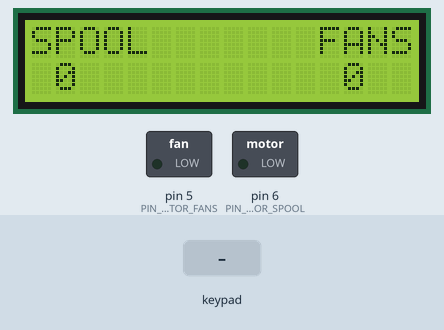
This sketch was run on a simulated Arduino Uno, built with avr-gcc and run on an emulated ATmega328P. Shown: 16×2 character LCD, switched loads named in the sketch (green lamp = pin HIGH). Inputs (shaded band) come from the test bench. What the sketch prints to the serial monitor is not drawn.

Above: at 1.2 s.
1.3 s: keypad keys 1 2 3 4 pressed 0.4 s apart
At 1.51 s:
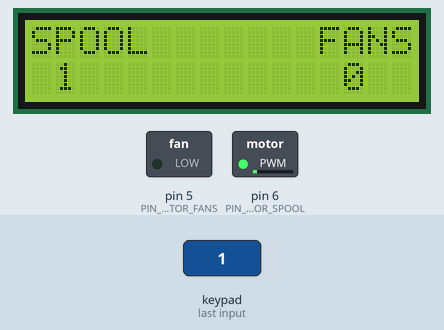
4.4 s: key '2' pressed
At 5.0 s:
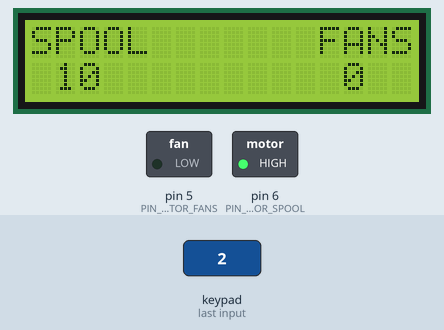
5.9 s: key '4' pressed
At 7.0 s:
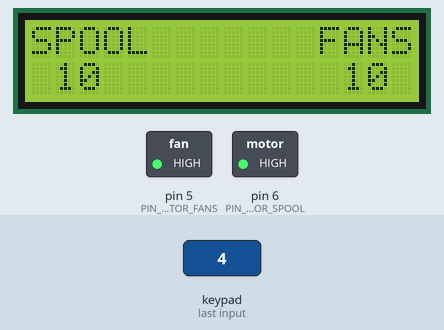
7.4 s: key '1' pressed
At 8.2 s:
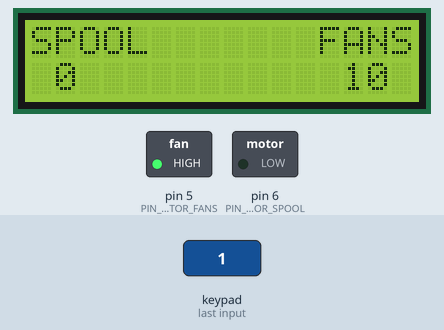
8.9 s: keypad keys 1 2 3 4 pressed 0.4 s apart
At 9.11 s:
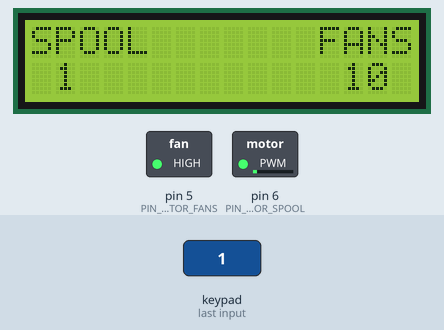
12.0 s: key '3' pressed
At 13.2 s:
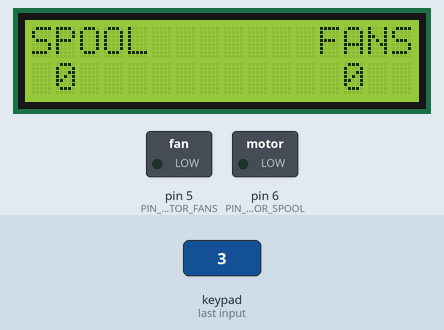
Timing chart, 0 to 14.5 s (numbered marks = the images above; inputs shaded):
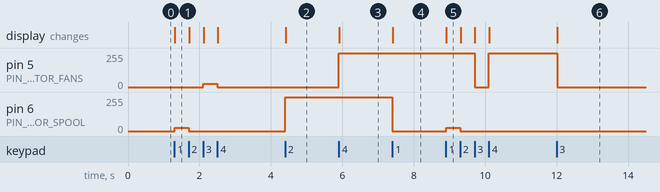

The sketch:

Spooler.ino
```cpp
// https://learn.adafruit.com/i2c-spi-lcd-backpack
#include "Adafruit_LiquidCrystal.h"

// https://learn.adafruit.com/matrix-keypad/
#include "Adafruit_Keypad.h"

#define KEYPAD_PID1332					// membrane 1x4 keypad

const int PIN_MOTOR_FANS = 5;			// pin for fan motor
const int PIN_MOTOR_SPOOL = 6;			// pin for spool motor

const int R1 = 13;						// pin for keypad row 1
const int C2 = 12;						// pin for keypad column 2
const int C1 = 11;						// pin for keypad column 1
const int C4 = 10;						// pin for keypad column 4
const int C3 = 9;						// pin for keypad column 3

#include "keypad_config.h"				// leave after pin definitions

const int LCD_COL_FANS = 13;			// location of fan speed
const int LCD_COL_SPOOL = 1;			// location of spool speed

const int SPEED_MAX = 10;				// max allowed speed

static int speedFans = 0;				// desired fan speed
static int speedSpool = 0;				// desired spooler speed

// Initialize display class, default address #0 (A0-A2 not jumpered)
Adafruit_LiquidCrystal lcd(0);

// Initialize instance of class keypad.
Adafruit_Keypad keypad = Adafruit_Keypad(makeKeymap(keys), rowPins, colPins, ROWS, COLS);

// At startup...
void setup() {
	// Set motor pins as output.
	pinMode(PIN_MOTOR_SPOOL, OUTPUT);
	pinMode(PIN_MOTOR_FANS, OUTPUT);

	// Set up serial port (with baud rate).
	Serial.begin(115200);

	// Set up keypad.
	keypad.begin();

	// Set up display (with number of columns and rows).
	lcd.begin(16, 2);

	// Print placeholding text on the display.
	lcd.setCursor(0, 0);
	lcd.print("SPOOL       FANS");

	// Print settings.
	AdjustSetting(PIN_MOTOR_FANS, &speedFans, 0, LCD_COL_FANS, 1);
	AdjustSetting(PIN_MOTOR_SPOOL, &speedSpool, 0, LCD_COL_SPOOL, 1);
}

// Over and over...
void loop() {
	// Process keypad events.
	keypad.tick();

	// While keypad events are available...
	while (keypad.available()) {
		// Read the event.
		keypadEvent e = keypad.read();

		// If the event is a keypress...
		if (e.bit.EVENT == KEY_JUST_PRESSED) {
			switch (e.bit.KEY) {
			// If button 1 is pressed...
			case '1':
				// Increase spool speed.
				Serial.print("Spool = ");
				AdjustSetting(PIN_MOTOR_SPOOL, &speedSpool, 1, LCD_COL_SPOOL, 1);
				break;
			// If button 2 is pressed...
			case '2':
				// Decrease spool speed.
				Serial.print("Spool = ");
				AdjustSetting(PIN_MOTOR_SPOOL, &speedSpool, -1, LCD_COL_SPOOL, 1);
				break;
			// If button 3 is pressed...
			case '3':
				// Increase fan speed.
				Serial.print("Fans = ");
				AdjustSetting(PIN_MOTOR_FANS, &speedFans, 1, LCD_COL_FANS, 1);
				break;
			// If button 4 is pressed...
			case '4':
				// Decrease fan speed.
				Serial.print("Fans = ");
				AdjustSetting(PIN_MOTOR_FANS, &speedFans, -1, LCD_COL_FANS, 1);
				break;
			}
		}
	}
}

void AdjustSetting(int pin, int *setting, int adjustment, int column, int row) {
	// Change speed.
	*setting += adjustment;

	// Wrap between 0 and max.
	if (*setting > SPEED_MAX) { *setting = 0; }
	else if (*setting < 0) { *setting = SPEED_MAX; }

	// Update PWM (and scale appropriately).
	analogWrite(pin, map(*setting, 0, SPEED_MAX, 0, 255));

	// Print setting to serial port and LCD.
	Serial.println(*setting);

	// Clear the display
	lcd.setCursor(column, row);
	lcd.print("    ");

	// Print number.
	lcd.setCursor(column, row);
	lcd.print(*setting);
}
```

keypad_config.h
```cpp
// This file contains predefined setup for various Adafruit Matrix Keypads.
#ifndef __KEYPAD_CONFIG_H__
#define __KEYPAD_CONFIG_H__

#if defined(KEYPAD_PID3844)
const byte ROWS = 4; // rows
const byte COLS = 4; // columns
// define the symbols on the buttons of the keypads
char keys[ROWS][COLS] = {{'1', '2', '3', 'A'},
                         {'4', '5', '6', 'B'},
                         {'7', '8', '9', 'C'},
                         {'*', '0', '#', 'D'}};
byte rowPins[ROWS] = {R1, R2, R3,
                      R4}; // connect to the row pinouts of the keypad
byte colPins[COLS] = {C1, C2, C3,
                      C4}; // connect to the column pinouts of the keypad
#endif

#if defined(KEYPAD_PID1824) || defined(KEYPAD_PID3845) || defined(KEYPAD_PID419)
const byte ROWS = 4; // rows
const byte COLS = 3; // columns
// define the symbols on the buttons of the keypads
char keys[ROWS][COLS] = {
    {'1', '2', '3'}, {'4', '5', '6'}, {'7', '8', '9'}, {'*', '0', '#'}};
byte rowPins[ROWS] = {R1, R2, R3,
                      R4};         // connect to the row pinouts of the keypad
byte colPins[COLS] = {C1, C2, C3}; // connect to the column pinouts of the
                                   // keypad
#endif

#if defined(KEYPAD_PID1332)
const byte ROWS = 1; // rows
const byte COLS = 4; // columns
// define the symbols on the buttons of the keypads
char keys[ROWS][COLS] = {
    {'1', '2', '3', '4'},
};
byte rowPins[ROWS] = {R1}; // connect to the row pinouts of the keypad
byte colPins[COLS] = {C1, C2, C3,
                      C4}; // connect to the column pinouts of the keypad
#endif

#endif
```

Measured:
- after the input at 1.3 s, pin 5 (PIN_MOTOR_FANS): 0/255 → 25/255 after 0.81 s, → 0/255 0.39 s later; pin 6 (PIN_MOTOR_SPOOL): 0/255 → 25/255 at once, → 0/255 0.40 s later; the display: changes at once (image 1)
- after the input at 4.4 s, pin 6 (PIN_MOTOR_SPOOL): 0/255 → 255/255 at once; the display: changes at once (image 2)
- after the input at 5.9 s, pin 5 (PIN_MOTOR_FANS): 0/255 → 255/255 at once; the display: changes at once (image 3)
- after the input at 7.4 s, pin 6 (PIN_MOTOR_SPOOL): 255/255 → 0/255 at once; the display: changes at once (image 4)
- after the input at 8.9 s, pin 5 (PIN_MOTOR_FANS): 255/255 → 0/255 after 0.80 s, → 255/255 0.40 s later; pin 6 (PIN_MOTOR_SPOOL): 0/255 → 25/255 at once, → 0/255 0.40 s later; the display: changes at once (image 5)
- after the input at 12.0 s, pin 5 (PIN_MOTOR_FANS): 255/255 → 0/255 at once; the display: changes at once (image 6)
